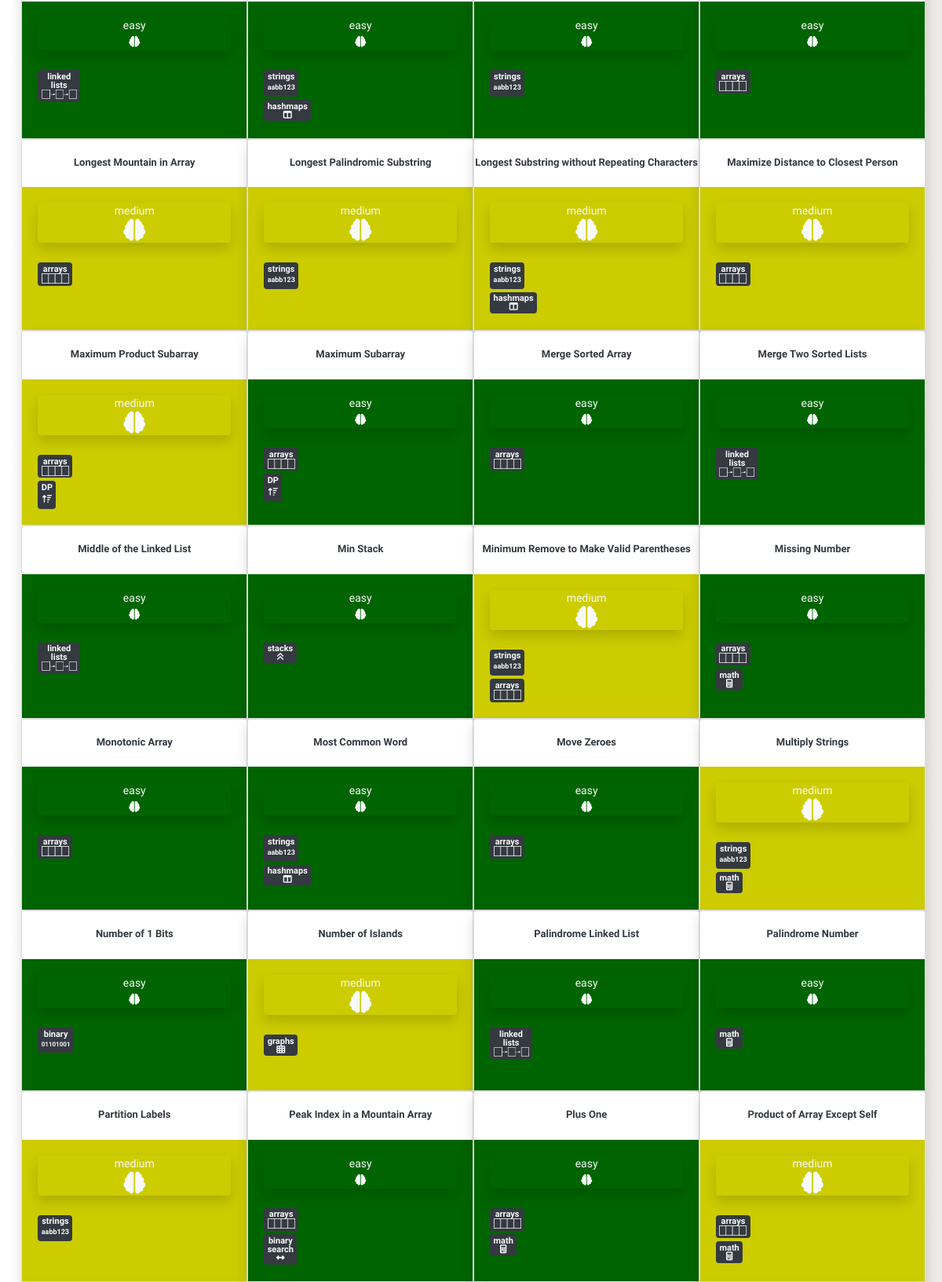
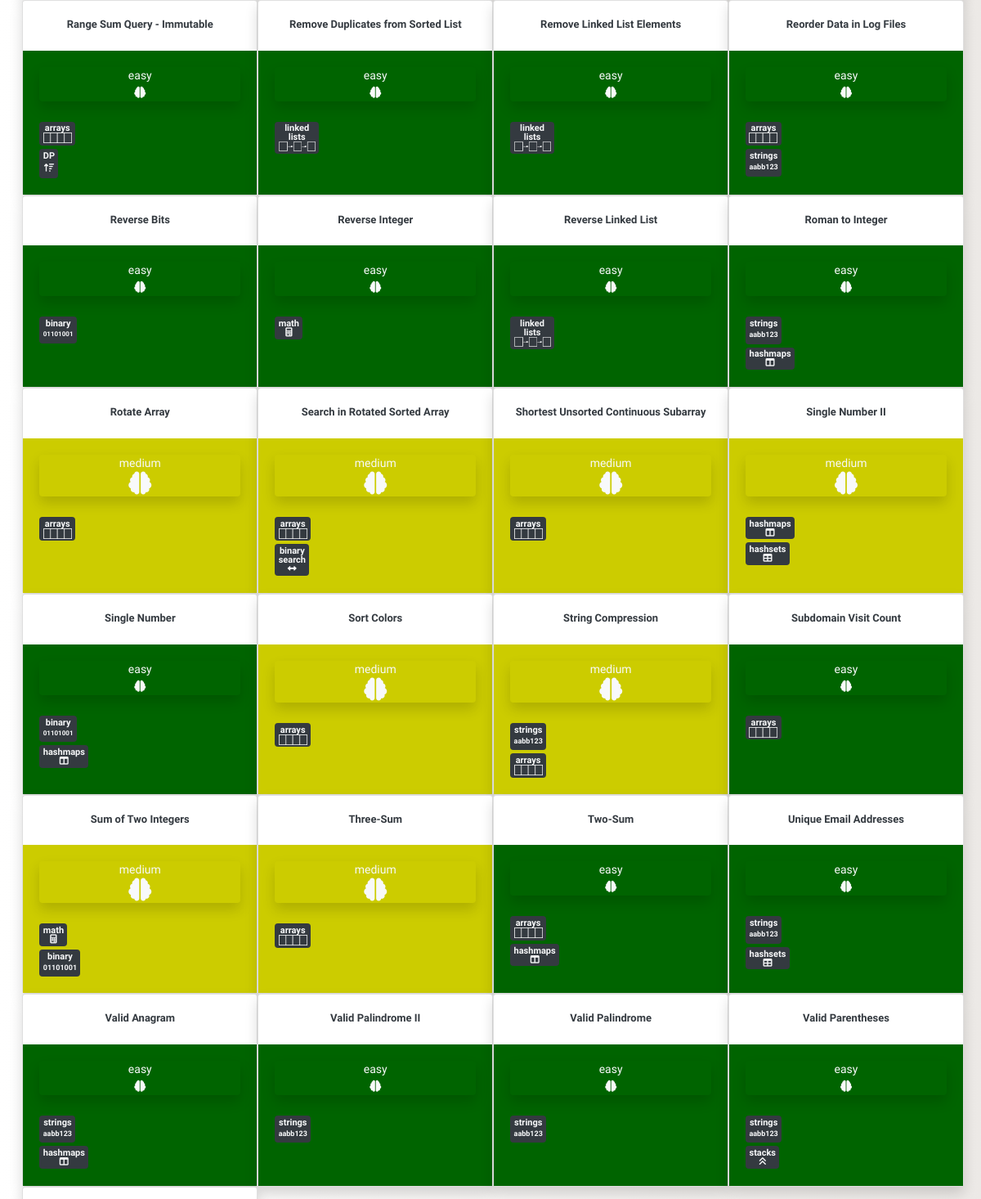
Before: / (middle part) with the older database file (2 pictures, top to bottom).
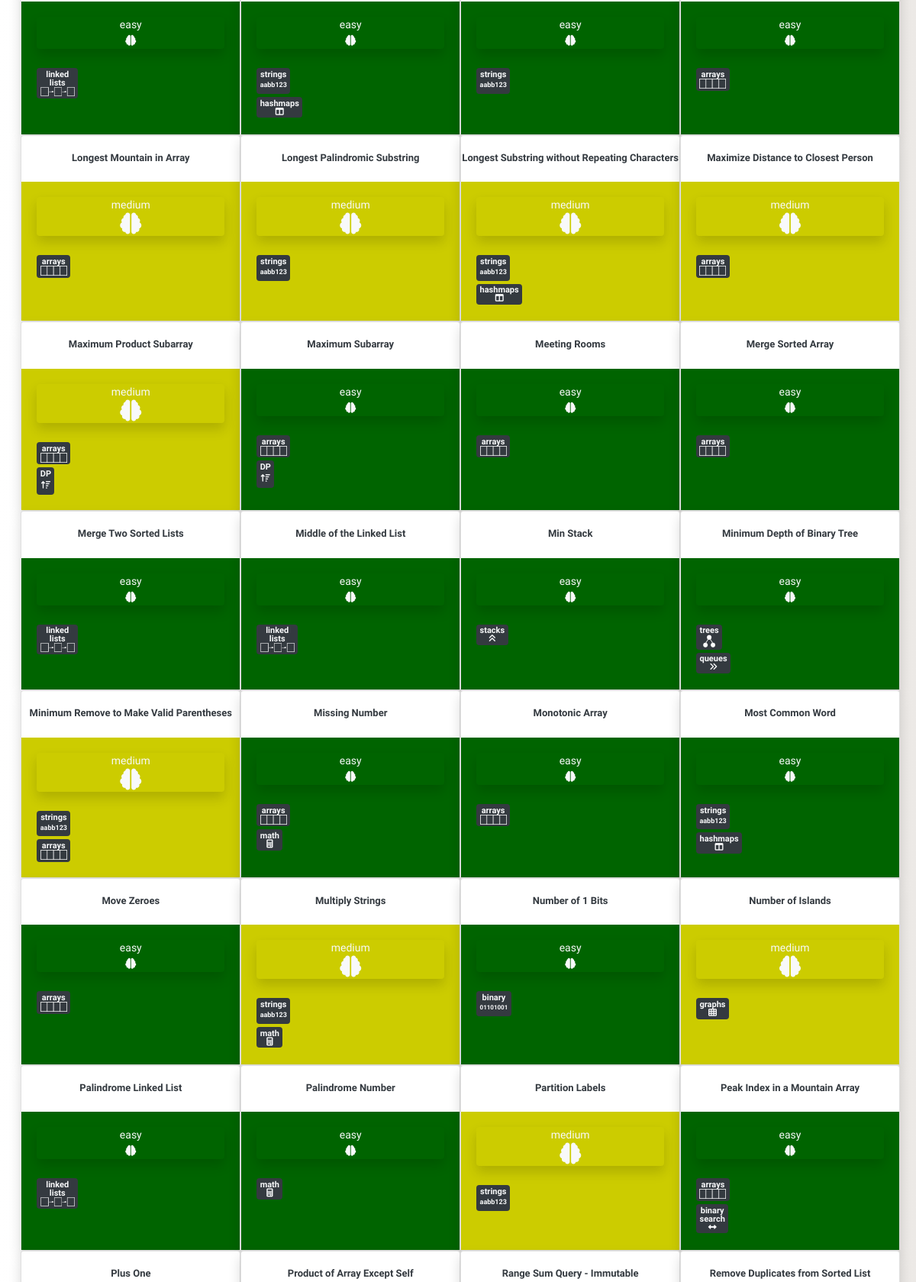
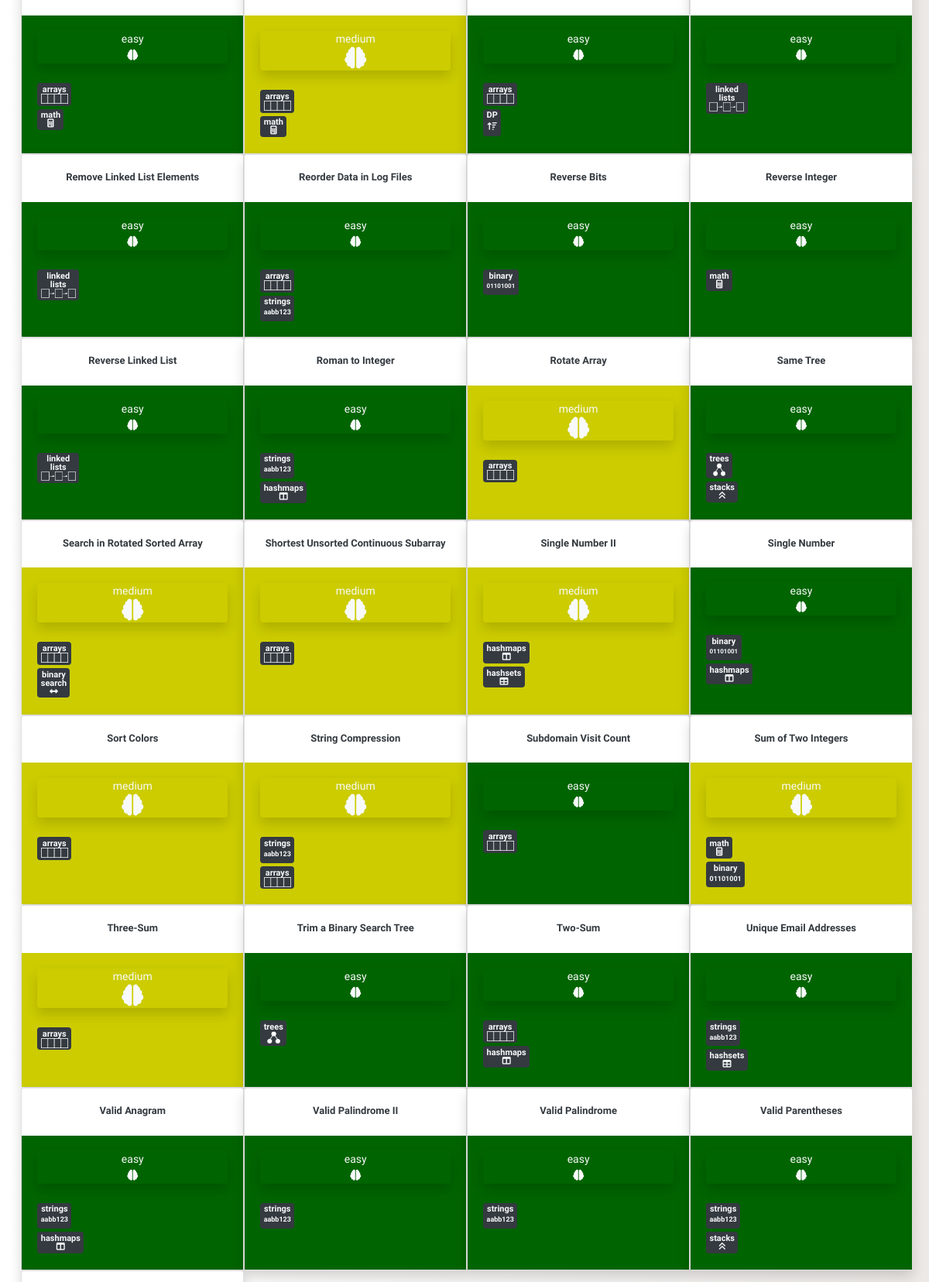
After: the same page with the newer database file (2 pictures, top to bottom).
### blog/models.py (models this page shows, shortened)
class Post(models.Model):
    author = models.TextField()
    title = RichTextField()
    category = models.TextField(choices = CATEGORY_CHOICES, default = 'arrays')
    alt_category = models.TextField(choices = CATEGORY_CHOICES, blank=True, null = True)
    difficulty = models.TextField(choices = DIFFICULTY_CHOICES, default = 'easy')
    description = RichTextField()
    text = RichTextField()
    explanation = RichTextField()
    additional_notes = RichTextField(blank=True, null = True)
    published_date = models.DateTimeField(blank=True, null=True)

### blog/views.py (the view)
# urls.py: path('', views.PostListView.as_view(), name='post_list'),
class PostListView(ListView):
    model = Post
    def get_queryset(self):
        return Post.objects.all().order_by('title')

### blog/templates/blog/post_list.html (shortened to what this page needs)
{% extends 'blog/base.html' %}
{% load static %}
{% block content %}
<div class="postlist col-md-12">
    {% if not post_list.count %}
    <h1 class = "counter my-5" align = "center">No Questions Found</h1>
    <br><br>
    {% elif post_list.count == 1 %}
    <h1 class = "counter my-3" align="center">{{post_list.count}} Question</h1>
    <br><br>
    {% else %}
    <br><br>
    {% endif %}
  <div class="row">
  {% for post in post_list %}
  <div class="card shadow" style="width: 25%">
    <br>
    <h3 align="center"><a class="check text-dark" style = "font-size:13px;" href="{% url 'post_detail' pk=post.pk %}">
      <b>{{ post.title|safe }}</b></a></h3>
    {% if post.difficulty == "easy" %}
    <div class="card-body" style="background-color: rgb(0,100,0)">
    {% elif post.difficulty == "medium" %}
    <div class="card-body" style="background-color: rgb(204,204,0)">
    {% elif post.difficulty == "hard" %}
    <div class="card-body" style="background-color: rgb(128,0,0)"">
    {% endif %}
      <div class="postdifficulty text-light shadow rounded"align="center">
        <a class="text-light" href="{% url 'difficulty_post_list' difficulty=post.difficulty %}">
        {{post.difficulty}}
        <br>
        {% if post.difficulty == "medium" %}
        <i class="fas fa-brain fa-2x"></i>
        {% elif post.difficulty == "hard" %}
        <i class="fas fa-brain fa-3x"></i>
        {% else %}
        <i class="fas fa-brain"></i>
        {% endif %}
        </a>
      </div>
      <br>
        <div class="category text-light badge badge-dark my-1">
        <a class="text-light" href="{% url 'category_post_list' category=post.category %}">
        {% if post.category == "linked lists" %}
        <h8>linked <br>lists</h8>
        {% elif post.category == "binary search" %}
        <h8>binary <br>search</h8>
        {% endif %}
        {% if post.category != "linked lists" and post.category != "binary search"%}
        <h8>{{post.category}}</h8>
        {% endif %}
        <br>
        {% if post.category == "linked lists" %}
        <img src="{% static 'images/thumbnail_image8.png' %}" width="45" height="12">
        {% elif post.category == "trees" %}
        <img src="{% static 'images/thumbnail_image5.png' %}" width="16.5" height="16.5">
        {% elif post.category == "arrays" %}
        <img src="{% static 'images/thumbnail_image7.png' %}" width="35" height="13">
        {% elif post.category == "strings" %}
        <p class= "my-1" style = "font-size: 9px; font: verdana;"><b>aabb123</b></p>
        {% elif post.category == "hashsets" %}
        <i class="fas fa-table"></i>
        {% elif post.category == "hashmaps" %}
        <i class="fas fa-columns"></i>
        {% elif post.category == "DP" %}
        <i class="my-1 fas fa-sort-amount-up"></i>
        {% elif post.category == "math" %}
        <i class="fas fa-calculator"></i>
        {% elif post.category == "graphs" %}
        <i class="fas fa-th"></i>
        {% elif post.category == "stacks" %}
        <i class="fas fa-angle-double-up"></i>
        {% elif post.category == "queues" %}
        <i class="fas fa-angle-double-right"></i>
        {% elif post.category == "recursion" %}
        <i class="fas fa-infinity"></i>
        {% elif post.category == "tries" %}
        <img src="{% static 'images/thumbnail_image5.png' %}" width="33" height="11">
        {% elif post.category == "binary" %}
        <p class= "my-1" style = "font-size: 8px; font: verdana;"><b>01101001</b></p>
        {% elif post.category == "binary search" %}
        <i class="fas fa-arrows-alt-h"></i>
        {% elif post.category == "heaps" %}
        <img src="{% static 'images/thumbnail_image6.png' %}" width="25.3" height="22">
        {% endif %}
        </a>
        </div>
        <br>
        {% if post.alt_category %}
        <div class="alt_category text-light badge badge-dark">
        {% else %}
        <div class="alt_category text-light">
        {% endif %}
        <a class="text-light" href="{% url 'category_post_list' category=post.alt_category %}">
          {% if post.alt_category == "linked lists" %}
          <h8>linked <br>lists</h8>
          {% elif post.alt_category == "binary search" %}
          <h8>binary <br>search</h8>
          {% endif %}
          {% if post.alt_category and post.alt_category != "linked lists" and post.alt_category != "binary search"%}
          <h8>{{post.alt_category}}</h8>
          {% endif %}
          <br>
        {% if post.alt_category == "linked lists" %}
        <img src="{% static 'images/thumbnail_image8.png' %}" width="45" height="12">
        {% elif post.alt_category == "trees" %}
        <img src="{% static 'images/thumbnail_image5.png' %}" width="16.5" height="16.5">
        {% elif post.alt_category == "arrays" %}
        <img src="{% static 'images/thumbnail_image7.png' %}" width="35" height="13">
        {% elif post.alt_category == "hashmaps" %}
        <i class="fas fa-columns"></i>
        {% elif post.alt_category == "DP" %}
        <i class="my-1 fas fa-sort-amount-up"></i>
        {% elif post.alt_category == "math" %}
        <i class="fas fa-calculator"></i>
        {% elif post.alt_category == "graphs" %}
        <i class="fas fa-th fa-2x"></i>
        {% elif post.alt_category == "stacks" %}
        <i class="fas fa-angle-double-up"></i>
        {% elif post.alt_category == "queues" %}
        <i class="fas fa-angle-double-right"></i>
        {% elif post.alt_category == "strings" %}
        <p class= "my-1" style = "font-size: 9px; font: verdana;"><b>aabb123</b></p>
        {% elif post.alt_category == "hashsets" %}
        <i class="fas fa-table"></i>
        {% elif post.alt_category == "recursion" %}
        <i class="fas fa-infinity"></i>
        {% elif post.alt_category == "tries" %}
        <img src="{% static 'images/thumbnail_image5.png' %}" width="33" height="11">
        {% elif post.alt_category == "heaps" %}
        <img src="{% static 'images/thumbnail_image6.png' %}" width="25.3" height="22">
        {% elif post.alt_category == "binary" %}
        <p class= "my-1" style = "font-size: 9px; font: verdana;"><b>01101001</b></p>
        {% elif post.alt_category == "binary search" %}
        <i class="fas fa-arrows-alt-h"></i>
        {% endif %}
        </a>
        </div>
    </div>
  </div>
  {% endfor %}
  </div>
</div>
{% endblock %}

### blog/templates/blog/base.html (shortened to what this page needs)
<!DOCTYPE html>
{% load static %}
<html lang="en" dir="ltr">
<head>
  <link rel="stylesheet" href="https://stackpath.bootstrapcdn.com/bootstrap/4.3.1/css/bootstrap.min.css">
  <link rel="stylesheet" href="{% static 'css/blog.css' %}">
</head>
<div class="content">
  <div class="row">
    {% block content %}
    {% endblock %}
  </div>
</div>
<body>
</body>
</html>

### blog/static/css/blog.css (style rules this page uses)
body { padding-top: 120px; font-family: 'Special Elite', cursive; background: #ECE9E6; background: -webkit-linear-gradient(to right, #FFFFFF, #ECE9E6); background: linear-gradient(to right, #FFFFFF, #ECE9E6); width:97%; }
.postlist { padding-left: 4% !important; }
.category { font-size:11px; }
.alt_category { font-size:11px; }
.card { font-size:14px; }
.postlist { padding-left:15px; }
.content { padding-left: 10px; }

Changed rows visible on the page:
added Post: title "Meeting Rooms", difficulty "easy", category "arrays"
added Post: title "Minimum Depth of Binary Tree", difficulty "easy", category "trees", alt_category "queues"
added Post: title "Same Tree", difficulty "easy", category "trees", alt_category "stacks"
added Post: title "Trim a Binary Search Tree", difficulty "easy", category "trees"
